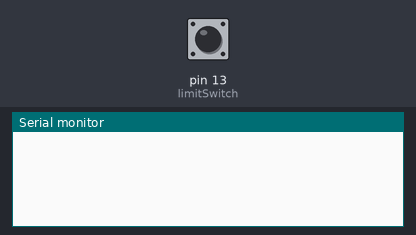
Recording of a sketch running on a simulated Arduino Uno, built with avr-gcc and run on an emulated ATmega328P. Parts: the last lines printed to the serial monitor. The inputs (shaded band) are chosen by the test bench; at power-on: pin 13 (limitSwitch) LOW.

Above: at 1.2 s.
1.3 s: pin 13 (limitSwitch) pulled HIGH for 0.15 s
At 1.43 s:
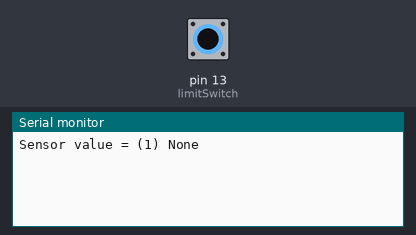
At 2.7 s:
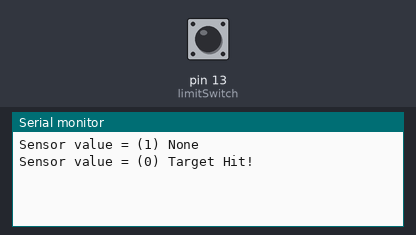

The sketch:

code1.ino
```cpp
int limitSwitch = 13;
int state = LOW;
void setup() {

  Serial.begin(9600);
  pinMode(limitSwitch,INPUT);

}

void loop() {

    int val = digitalRead(limitSwitch);

    if( val != state ){
       state = val;
       Serial.print("Sensor value = ");
       if( state == 0 )
         Serial.println( "(0) Target Hit!" );
       else
         Serial.println( "(1) None");
    }
}
```

Measured:
- after the input at 1.3 s, the serial monitor: prints a new line at once (image 1)
